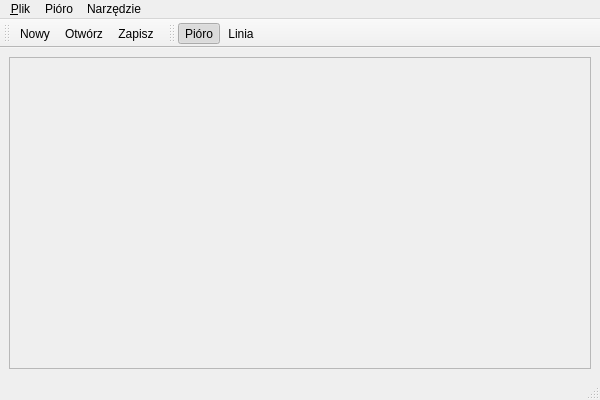
<ui version="4.0" >
 <class>Window</class>
 <widget class="QMainWindow" name="Window" >
  <property name="geometry" >
   <rect>
    <x>0</x>
    <y>0</y>
    <width>600</width>
    <height>400</height>
   </rect>
  </property>
  <property name="windowTitle" >
   <string>Rysownik Qt</string>
  </property>
  <property name="windowIcon" >
   <iconset resource="mywindow.qrc" >:/images/qt.png</iconset>
  </property>
  <widget class="QWidget" name="centralwidget" >
   <property name="enabled" >
    <bool>true</bool>
   </property>
   <layout class="QVBoxLayout" >
    <item>
     <widget class="QScrollArea" name="scrollArea" >
      <property name="frameShape" >
       <enum>QFrame::StyledPanel</enum>
      </property>
      <property name="frameShadow" >
       <enum>QFrame::Sunken</enum>
      </property>
      <widget class="PaintArea" native="1" name="paint" >
       <property name="geometry" >
        <rect>
         <x>11</x>
         <y>11</y>
         <width>560</width>
         <height>281</height>
        </rect>
       </property>
       <property name="cursor" >
        <cursorShape>CrossCursor</cursorShape>
       </property>
      </widget>
     </widget>
    </item>
   </layout>
  </widget>
  <widget class="QMenuBar" name="menubar" >
   <property name="geometry" >
    <rect>
     <x>0</x>
     <y>0</y>
     <width>600</width>
     <height>23</height>
    </rect>
   </property>
   <widget class="QMenu" name="fileMenu" >
    <property name="title" >
     <string>&amp;Plik</string>
    </property>
    <addaction name="fileMenuNew" />
    <addaction name="fileMenuOpen" />
    <addaction name="fileMenuSave" />
    <addaction name="fileMenuSaveAs" />
    <addaction name="separator" />
    <addaction name="fileMenuQuit" />
   </widget>
   <widget class="QMenu" name="penMenu" >
    <property name="title" >
     <string>Pióro</string>
    </property>
    <widget class="QMenu" name="penMenuStyle" >
     <property name="title" >
      <string>Styl linii</string>
     </property>
     <addaction name="actionQt_SolidLine" />
     <addaction name="actionQt_DashLine" />
     <addaction name="actionQt_DotLine" />
     <addaction name="actionQt_DashDotLine" />
     <addaction name="actionQt_DashDotDotLine" />
    </widget>
    <widget class="QMenu" name="penMenuCapStyle" >
     <property name="title" >
      <string>Zakończenie linii</string>
     </property>
     <addaction name="actionQt_SquareCap" />
     <addaction name="actionQt_FlatCap" />
     <addaction name="actionQt_RoundCap" />
    </widget>
    <widget class="QMenu" name="penMenuJoinStyle" >
     <property name="title" >
      <string>Połączenie linii</string>
     </property>
     <addaction name="actionQt_BevelJoin" />
     <addaction name="actionQt_MiterJoin" />
     <addaction name="actionQt_RoundJoin" />
    </widget>
    <addaction name="penMenuWidth" />
    <addaction name="penMenuColor" />
    <addaction name="penMenuStyle" />
    <addaction name="penMenuCapStyle" />
    <addaction name="penMenuJoinStyle" />
   </widget>
   <widget class="QMenu" name="drawingToolsMenu" >
    <property name="title" >
     <string>Narzędzie</string>
    </property>
    <addaction name="drawingToolsMenuPen" />
    <addaction name="drawingToolsMenuLine" />
   </widget>
   <addaction name="fileMenu" />
   <addaction name="penMenu" />
   <addaction name="drawingToolsMenu" />
  </widget>
  <widget class="QStatusBar" name="statusBar" >
   <property name="statusTip" >
    <string/>
   </property>
  </widget>
  <widget class="QToolBar" name="toolBarFile" >
   <property name="windowTitle" >
    <string>toolBar</string>
   </property>
   <attribute name="toolBarArea" >
    <enum>TopToolBarArea</enum>
   </attribute>
   <attribute name="toolBarBreak" >
    <bool>false</bool>
   </attribute>
   <addaction name="fileMenuNew" />
   <addaction name="fileMenuOpen" />
   <addaction name="fileMenuSave" />
  </widget>
  <widget class="QToolBar" name="toolBarDrawingTools" >
   <property name="windowTitle" >
    <string>toolBar</string>
   </property>
   <attribute name="toolBarArea" >
    <enum>TopToolBarArea</enum>
   </attribute>
   <attribute name="toolBarBreak" >
    <bool>false</bool>
   </attribute>
   <addaction name="drawingToolsMenuPen" />
   <addaction name="drawingToolsMenuLine" />
  </widget>
  <action name="fileMenuNew" >
   <property name="icon" >
    <iconset resource="mywindow.qrc" >:/images/new.png</iconset>
   </property>
   <property name="text" >
    <string>&amp;Nowy</string>
   </property>
   <property name="statusTip" >
    <string>Tworzy nowy plik</string>
   </property>
   <property name="shortcut" >
    <string>Ctrl+N</string>
   </property>
  </action>
  <action name="fileMenuOpen" >
   <property name="icon" >
    <iconset resource="mywindow.qrc" >:/images/open.png</iconset>
   </property>
   <property name="text" >
    <string>Otwórz</string>
   </property>
   <property name="statusTip" >
    <string>Odczytuje plik</string>
   </property>
   <property name="shortcut" >
    <string>Ctrl+O</string>
   </property>
  </action>
  <action name="fileMenuSave" >
   <property name="icon" >
    <iconset resource="mywindow.qrc" >:/images/save.png</iconset>
   </property>
   <property name="text" >
    <string>Zapisz</string>
   </property>
   <property name="statusTip" >
    <string>Zapisuje bieżące zmiany</string>
   </property>
  </action>
  <action name="fileMenuSaveAs" >
   <property name="text" >
    <string>Zapisz jako</string>
   </property>
   <property name="statusTip" >
    <string>Zapisuje jako nowy plik</string>
   </property>
  </action>
  <action name="fileMenuQuit" >
   <property name="text" >
    <string>Wyjście</string>
   </property>
   <property name="statusTip" >
    <string>Zakończenie działania programu</string>
   </property>
  </action>
  <action name="penMenuWidth" >
   <property name="text" >
    <string>Grubość</string>
   </property>
   <property name="toolTip" >
    <string>Grubość pióra</string>
   </property>
   <property name="statusTip" >
    <string>Określenie grubości pióra</string>
   </property>
  </action>
  <action name="penMenuColor" >
   <property name="text" >
    <string>Kolor</string>
   </property>
   <property name="toolTip" >
    <string>Kolor pióra</string>
   </property>
   <property name="statusTip" >
    <string>Określenie koloru pióra</string>
   </property>
  </action>
  <action name="actionQt_SolidLine" >
   <property name="checkable" >
    <bool>true</bool>
   </property>
   <property name="checked" >
    <bool>true</bool>
   </property>
   <property name="icon" >
    <iconset/>
   </property>
   <property name="text" >
    <string>Qt::SolidLine</string>
   </property>
  </action>
  <action name="actionQt_DashLine" >
   <property name="checkable" >
    <bool>true</bool>
   </property>
   <property name="text" >
    <string>Qt::DashLine</string>
   </property>
  </action>
  <action name="actionQt_DotLine" >
   <property name="checkable" >
    <bool>true</bool>
   </property>
   <property name="text" >
    <string>Qt::DotLine</string>
   </property>
  </action>
  <action name="actionQt_DashDotLine" >
   <property name="checkable" >
    <bool>true</bool>
   </property>
   <property name="text" >
    <string>Qt::DashDotLine</string>
   </property>
  </action>
  <action name="actionQt_DashDotDotLine" >
   <property name="checkable" >
    <bool>true</bool>
   </property>
   <property name="text" >
    <string>Qt::DashDotDotLine</string>
   </property>
  </action>
  <action name="actionQt_SquareCap" >
   <property name="checkable" >
    <bool>true</bool>
   </property>
   <property name="checked" >
    <bool>true</bool>
   </property>
   <property name="text" >
    <string>Qt::SquareCap</string>
   </property>
  </action>
  <action name="actionQt_FlatCap" >
   <property name="checkable" >
    <bool>true</bool>
   </property>
   <property name="text" >
    <string>Qt::FlatCap</string>
   </property>
  </action>
  <action name="actionQt_RoundCap" >
   <property name="checkable" >
    <bool>true</bool>
   </property>
   <property name="text" >
    <string>Qt::RoundCap</string>
   </property>
  </action>
  <action name="actionQt_BevelJoin" >
   <property name="checkable" >
    <bool>true</bool>
   </property>
   <property name="checked" >
    <bool>true</bool>
   </property>
   <property name="text" >
    <string>Qt::BevelJoin</string>
   </property>
  </action>
  <action name="actionQt_MiterJoin" >
   <property name="checkable" >
    <bool>true</bool>
   </property>
   <property name="text" >
    <string>Qt::MiterJoin</string>
   </property>
  </action>
  <action name="actionQt_RoundJoin" >
   <property name="checkable" >
    <bool>true</bool>
   </property>
   <property name="text" >
    <string>Qt::RoundJoin</string>
   </property>
  </action>
  <action name="drawingToolsMenuPen" >
   <property name="checkable" >
    <bool>true</bool>
   </property>
   <property name="checked" >
    <bool>true</bool>
   </property>
   <property name="icon" >
    <iconset resource="mywindow.qrc" >:/images/paintbrush.png</iconset>
   </property>
   <property name="text" >
    <string>Pióro</string>
   </property>
  </action>
  <action name="drawingToolsMenuLine" >
   <property name="checkable" >
    <bool>true</bool>
   </property>
   <property name="icon" >
    <iconset resource="mywindow.qrc" >:/images/line.png</iconset>
   </property>
   <property name="text" >
    <string>Linia</string>
   </property>
  </action>
 </widget>
 <customwidgets>
  <customwidget>
   <class>PaintArea</class>
   <extends>QWidget</extends>
   <header>paintarea.h</header>
   <container>1</container>
  </customwidget>
  <customwidget>
   <class>QScrollArea</class>
   <extends>QFrame</extends>
   <header location="global" >QScrollArea</header>
   <container>1</container>
  </customwidget>
 </customwidgets>
 <resources>
  <include location="mywindow.qrc" />
 </resources>
 <connections/>
</ui>
